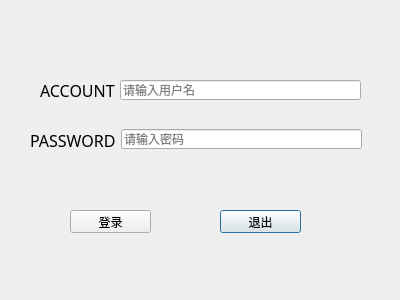
<?xml version="1.0" encoding="UTF-8"?>
<ui version="4.0">
 <class>loginDialog</class>
 <widget class="QDialog" name="loginDialog">
  <property name="geometry">
   <rect>
    <x>0</x>
    <y>0</y>
    <width>400</width>
    <height>300</height>
   </rect>
  </property>
  <property name="windowTitle">
   <string>Dialog</string>
  </property>
  <widget class="QPushButton" name="exitButton">
   <property name="geometry">
    <rect>
     <x>220</x>
     <y>210</y>
     <width>81</width>
     <height>23</height>
    </rect>
   </property>
   <property name="text">
    <string>退出</string>
   </property>
  </widget>
  <widget class="QPushButton" name="loginButton">
   <property name="geometry">
    <rect>
     <x>70</x>
     <y>210</y>
     <width>81</width>
     <height>23</height>
    </rect>
   </property>
   <property name="text">
    <string>登录</string>
   </property>
  </widget>
  <widget class="QLineEdit" name="usrLineEdit">
   <property name="geometry">
    <rect>
     <x>120</x>
     <y>80</y>
     <width>241</width>
     <height>20</height>
    </rect>
   </property>
   <property name="toolTip">
    <string/>
   </property>
   <property name="text">
    <string/>
   </property>
   <property name="placeholderText">
    <string>请输入用户名</string>
   </property>
  </widget>
  <widget class="QLabel" name="label">
   <property name="geometry">
    <rect>
     <x>40</x>
     <y>80</y>
     <width>81</width>
     <height>21</height>
    </rect>
   </property>
   <property name="font">
    <font>
     <family>Algerian</family>
     <pointsize>12</pointsize>
    </font>
   </property>
   <property name="text">
    <string>ACCOUNT</string>
   </property>
  </widget>
  <widget class="QLabel" name="label_2">
   <property name="geometry">
    <rect>
     <x>30</x>
     <y>130</y>
     <width>101</width>
     <height>21</height>
    </rect>
   </property>
   <property name="font">
    <font>
     <family>Algerian</family>
     <pointsize>12</pointsize>
    </font>
   </property>
   <property name="text">
    <string>PASSWORD</string>
   </property>
  </widget>
  <widget class="QLineEdit" name="pwdLineEdit">
   <property name="geometry">
    <rect>
     <x>121</x>
     <y>129</y>
     <width>241</width>
     <height>20</height>
    </rect>
   </property>
   <property name="text">
    <string/>
   </property>
   <property name="echoMode">
    <enum>QLineEdit::Password</enum>
   </property>
   <property name="placeholderText">
    <string>请输入密码</string>
   </property>
  </widget>
 </widget>
 <resources/>
 <connections>
  <connection>
   <sender>exitButton</sender>
   <signal>clicked()</signal>
   <receiver>loginDialog</receiver>
   <slot>close()</slot>
   <hints>
    <hint type="sourcelabel">
     <x>260</x>
     <y>221</y>
    </hint>
    <hint type="destinationlabel">
     <x>199</x>
     <y>149</y>
    </hint>
   </hints>
  </connection>
 </connections>
</ui>
